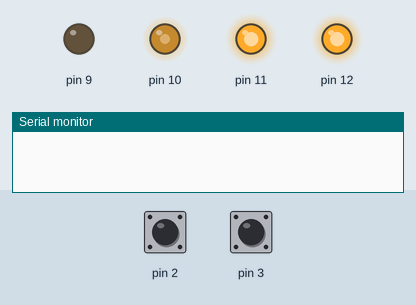
This sketch was run on a simulated Arduino Uno, built with avr-gcc and run on an emulated ATmega328P. Parts: output pins drawn as LEDs (lit = HIGH), the last lines printed to the serial monitor. Inputs (shaded band) come from the test bench; at power-on: pin 2 HIGH, pin 3 HIGH.

Above: at 0.1 s.
At 10.4 s:
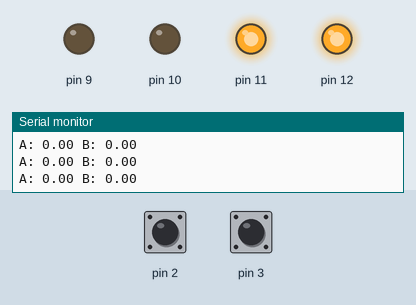
Timing chart, 0 to 11.9 s (numbered marks = the images above):
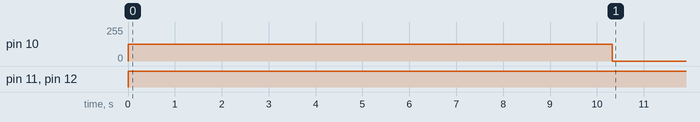

The sketch:

Prueba.ino
```cpp
#include "digitalWriteFast.h"

//encoder counters
volatile int ISRCounterA = 0;
volatile int ISRCounterB = 0;
int counter_a = 0;
int counter_b = 0;
int contant_a = 0;
int contant_b = 0;
float ang1,ang2;
float vel_a[100]={},vel_b[100]={};
int i=0,k=0,l=100,j=0;
int valores_a[100]={};
int valores_b[100]={};


void setup(){
 //Pin A and pin B inputs and pull up
 pinMode(2, INPUT_PULLUP);
 pinMode(3, INPUT_PULLUP);
 pinMode(5,INPUT);
 pinMode(6,INPUT);
 pinMode(11,OUTPUT);
 pinMode(12,OUTPUT);
 //Attach interrupt to pin change
 attachInterrupt(digitalPinToInterrupt(2), motorA, RISING);
 attachInterrupt(digitalPinToInterrupt(3), motorB, RISING);
 //Serial port for debug
 Serial.begin(9600);
}

void loop(){

 while(i<10000){
 counter_a = ISRCounterA;
 counter_b = ISRCounterB;

 digitalWrite(11,HIGH);
 digitalWrite(12,HIGH);
 analogWrite(9,0);
 analogWrite(10,127);
 if(i==k){
  valores_a[i/l]=counter_a;
  valores_b[i/l]=counter_b;
  ang1=abs(counter_a-contant_a)*1.2;
  ang2=abs(counter_b-contant_b)*1.2;
  vel_a[i/l]=ang1/l;
  vel_b[i/l]=ang2/l;
  contant_a=counter_a;
  contant_b=counter_b;
  k+=l;
 }
 i++;
 delay(1);
 }

 while(j==0){

  analogWrite(9,0);
  analogWrite(10,0);
  for(j=0;j<100;j++){

    Serial.print("A: ");
    //Serial.print(valores_a[j]);
    //Serial.print(' ');
    Serial.print(vel_a[j]);

    Serial.print(" B: ");
    //Serial.print(valores_b[j]);
    //Serial.print(' ');
    Serial.println(vel_b[j]);

    }
  }
}

void motorA(){
 (digitalReadFast(2) == digitalReadFast(5))?ISRCounterA--:ISRCounterA++;
}

void motorB(){
 digitalReadFast(3) != digitalReadFast(6)?ISRCounterB++:ISRCounterB--;
}
```

Measured:
- by itself, pin 10: 0/255 → 127/255 at 0.00 s, → 0/255 10.3 s later
- by itself, pin 11, pin 12: LOW → HIGH at 0.00 s
